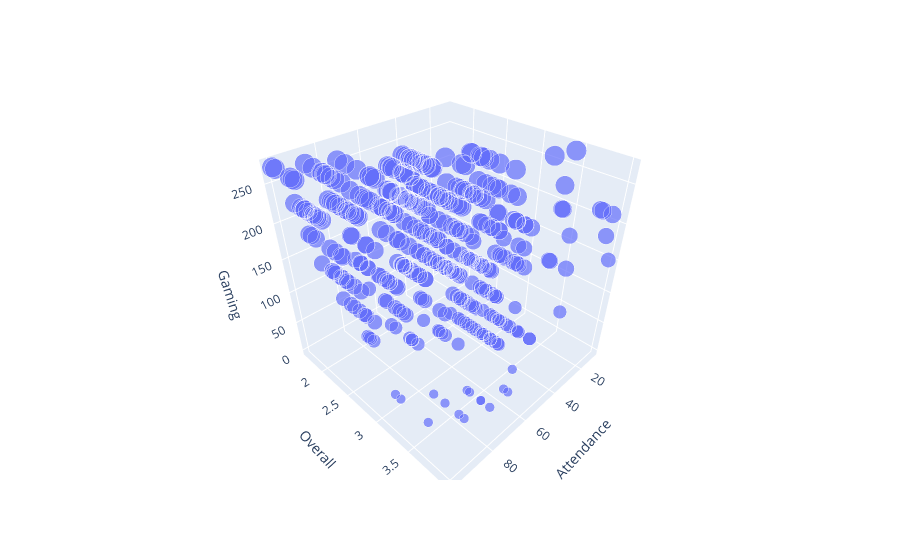

The notebook cell saved with this chart:
### Code cell
## Visualize whole dataset based on 3 features
col_cod_X = 'Attendance'
col_cod_y = col_y
col_cod_z = 'Gaming'

fig = px.scatter_3d(df, 
                    x=col_cod_X, 
                    y=col_cod_y, 
                    z=col_cod_z,
                    size=col_cod_z)
fig.show()

## Notice how the distribution / spread of data has changed

### Figure 1 — Plotly figure (JSON) as saved in the notebook; plotly's stock layout.template omitted (floating-point values rounded to 4 significant figures; data arrays with more than 128 entries replaced by an {"elided": "..."} marker saying what was removed)
{"data": [{"hovertemplate": "Attendance=%{x}<br>Overall=%{y}<br>Gaming=%{marker.size}<extra></extra>", "legendgroup": "", "marker": {"color": "#636efa", "size": {"elided": "493 int values"}, "sizemode": "area", "sizeref": 0.675, "symbol": "circle"}, "mode": "markers", "name": "", "scene": "scene", "showlegend": false, "type": "scatter3d", "x": {"elided": "493 int values"}, "y": {"elided": "493 float values"}, "z": {"elided": "493 int values"}}], "layout": {"legend": {"itemsizing": "constant", "tracegroupgap": 0}, "margin": {"t": 60}, "scene": {"domain": {"x": [0, 1], "y": [0, 1]}, "xaxis": {"title": {"text": "Attendance"}}, "yaxis": {"title": {"text": "Overall"}}, "zaxis": {"title": {"text": "Gaming"}}}}}
